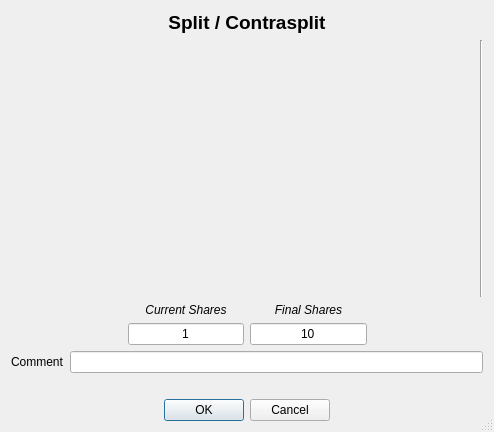
<?xml version="1.0" encoding="UTF-8"?>
<ui version="4.0">
 <class>frmSplit</class>
 <widget class="QDialog" name="frmSplit">
  <property name="geometry">
   <rect>
    <x>0</x>
    <y>0</y>
    <width>494</width>
    <height>432</height>
   </rect>
  </property>
  <property name="windowTitle">
   <string>Split / Contrasplit relation</string>
  </property>
  <property name="windowIcon">
   <iconset resource="../images/xulpymoney.qrc">
    <normaloff>:/xulpymoney/study.png</normaloff>:/xulpymoney/study.png</iconset>
  </property>
  <property name="sizeGripEnabled">
   <bool>true</bool>
  </property>
  <layout class="QHBoxLayout" name="horizontalLayout_5">
   <item>
    <layout class="QVBoxLayout" name="verticalLayout_3">
     <item>
      <widget class="QLabel" name="label">
       <property name="font">
        <font>
         <pointsize>14</pointsize>
         <weight>75</weight>
         <bold>true</bold>
        </font>
       </property>
       <property name="text">
        <string>Split / Contrasplit</string>
       </property>
       <property name="alignment">
        <set>Qt::AlignCenter</set>
       </property>
      </widget>
     </item>
     <item>
      <layout class="QHBoxLayout" name="horizontalLayout_3">
       <item>
        <widget class="wdgDatetime" name="wdgDt" native="true">
         <property name="sizePolicy">
          <sizepolicy hsizetype="Preferred" vsizetype="Expanding">
           <horstretch>0</horstretch>
           <verstretch>0</verstretch>
          </sizepolicy>
         </property>
        </widget>
       </item>
       <item>
        <widget class="Line" name="line">
         <property name="orientation">
          <enum>Qt::Vertical</enum>
         </property>
        </widget>
       </item>
      </layout>
     </item>
     <item>
      <layout class="QHBoxLayout" name="horizontalLayout">
       <item>
        <spacer name="horizontalSpacer">
         <property name="orientation">
          <enum>Qt::Horizontal</enum>
         </property>
         <property name="sizeHint" stdset="0">
          <size>
           <width>40</width>
           <height>20</height>
          </size>
         </property>
        </spacer>
       </item>
       <item>
        <layout class="QVBoxLayout" name="verticalLayout">
         <item>
          <widget class="QLabel" name="label_2">
           <property name="sizePolicy">
            <sizepolicy hsizetype="Expanding" vsizetype="Preferred">
             <horstretch>0</horstretch>
             <verstretch>0</verstretch>
            </sizepolicy>
           </property>
           <property name="font">
            <font>
             <italic>true</italic>
            </font>
           </property>
           <property name="text">
            <string>Current Shares</string>
           </property>
           <property name="alignment">
            <set>Qt::AlignCenter</set>
           </property>
          </widget>
         </item>
         <item>
          <widget class="myQLineEdit" name="txtInitial">
           <property name="text">
            <string>1</string>
           </property>
           <property name="alignment">
            <set>Qt::AlignCenter</set>
           </property>
          </widget>
         </item>
        </layout>
       </item>
       <item>
        <layout class="QVBoxLayout" name="verticalLayout_2">
         <item>
          <widget class="QLabel" name="label_3">
           <property name="sizePolicy">
            <sizepolicy hsizetype="Expanding" vsizetype="Preferred">
             <horstretch>0</horstretch>
             <verstretch>0</verstretch>
            </sizepolicy>
           </property>
           <property name="font">
            <font>
             <italic>true</italic>
            </font>
           </property>
           <property name="text">
            <string>Final Shares</string>
           </property>
           <property name="alignment">
            <set>Qt::AlignCenter</set>
           </property>
          </widget>
         </item>
         <item>
          <widget class="myQLineEdit" name="txtFinal">
           <property name="text">
            <string>10</string>
           </property>
           <property name="alignment">
            <set>Qt::AlignCenter</set>
           </property>
          </widget>
         </item>
        </layout>
       </item>
       <item>
        <spacer name="horizontalSpacer_2">
         <property name="orientation">
          <enum>Qt::Horizontal</enum>
         </property>
         <property name="sizeHint" stdset="0">
          <size>
           <width>40</width>
           <height>20</height>
          </size>
         </property>
        </spacer>
       </item>
      </layout>
     </item>
     <item>
      <layout class="QHBoxLayout" name="horizontalLayout_4">
       <item>
        <widget class="QLabel" name="label_4">
         <property name="text">
          <string>Comment</string>
         </property>
        </widget>
       </item>
       <item>
        <widget class="QLineEdit" name="txtComment"/>
       </item>
      </layout>
     </item>
     <item>
      <widget class="QLabel" name="lblExample">
       <property name="font">
        <font>
         <weight>75</weight>
         <bold>true</bold>
        </font>
       </property>
       <property name="alignment">
        <set>Qt::AlignCenter</set>
       </property>
       <property name="wordWrap">
        <bool>true</bool>
       </property>
      </widget>
     </item>
     <item>
      <layout class="QHBoxLayout" name="horizontalLayout_2">
       <item>
        <spacer name="horizontalSpacer_3">
         <property name="orientation">
          <enum>Qt::Horizontal</enum>
         </property>
         <property name="sizeHint" stdset="0">
          <size>
           <width>40</width>
           <height>20</height>
          </size>
         </property>
        </spacer>
       </item>
       <item>
        <widget class="QDialogButtonBox" name="buttonbox">
         <property name="standardButtons">
          <set>QDialogButtonBox::Cancel|QDialogButtonBox::Ok</set>
         </property>
         <property name="centerButtons">
          <bool>true</bool>
         </property>
        </widget>
       </item>
       <item>
        <spacer name="horizontalSpacer_4">
         <property name="orientation">
          <enum>Qt::Horizontal</enum>
         </property>
         <property name="sizeHint" stdset="0">
          <size>
           <width>40</width>
           <height>20</height>
          </size>
         </property>
        </spacer>
       </item>
      </layout>
     </item>
    </layout>
   </item>
  </layout>
 </widget>
 <customwidgets>
  <customwidget>
   <class>myQLineEdit</class>
   <extends>QLineEdit</extends>
   <header location="global">myqlineedit</header>
  </customwidget>
  <customwidget>
   <class>wdgDatetime</class>
   <extends>QWidget</extends>
   <header location="global">wdgDatetime</header>
   <container>1</container>
  </customwidget>
 </customwidgets>
 <resources>
  <include location="../images/xulpymoney.qrc"/>
 </resources>
 <connections/>
</ui>
